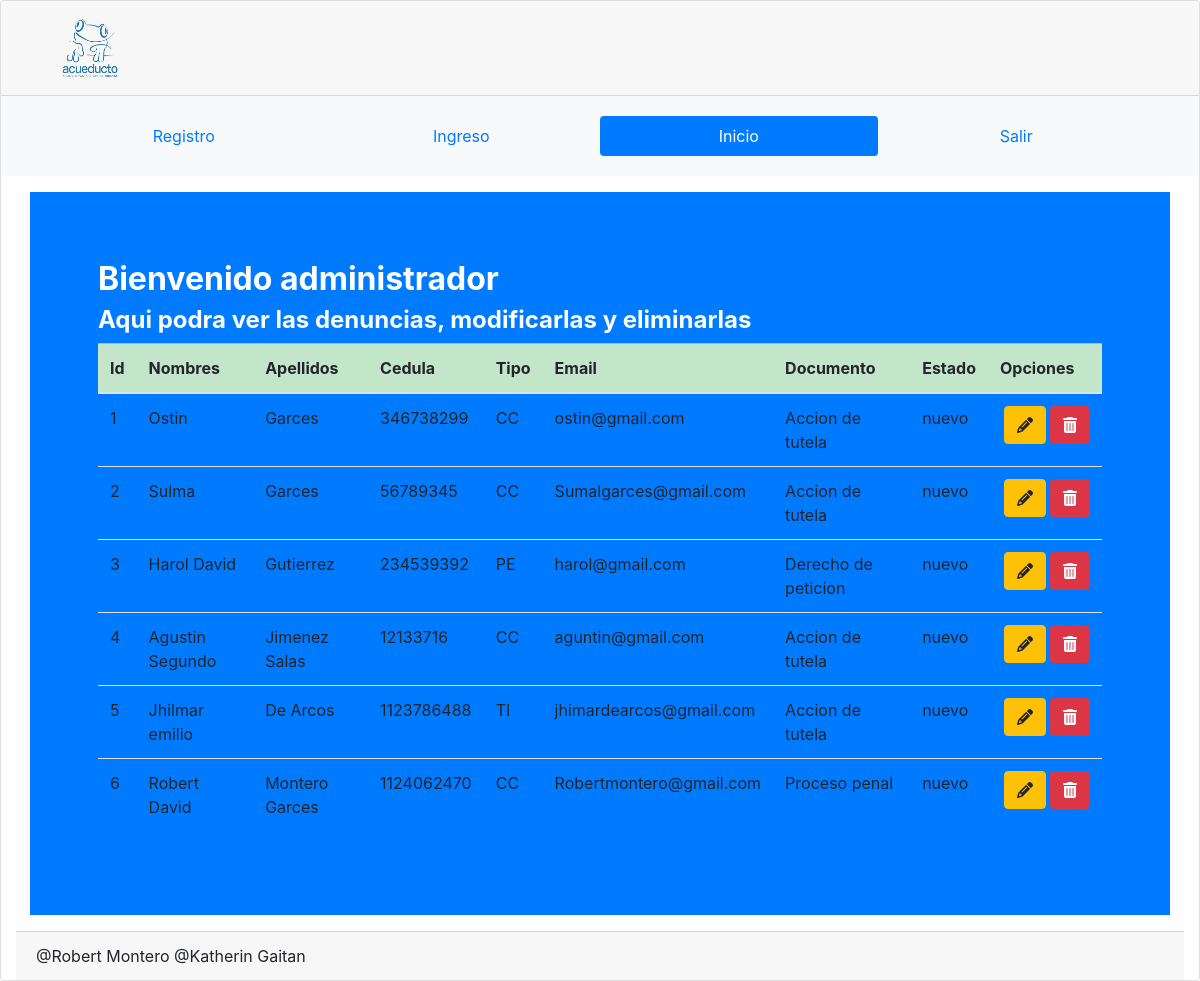
The page /administrador/index.php?pagina=inicio (signed in) on the database its author committed.
### tables this page shows
CREATE TABLE `denuncias` (
  `id` int(11) NOT NULL,
  `nombres` text NOT NULL,
  `apellidos` text NOT NULL,
  `num_ident` int(20) NOT NULL,
  `tipo_ident` text NOT NULL,
  `ciudad` text NOT NULL,
  `direccion` text NOT NULL,
  `email` text NOT NULL,
  `celular` bigint(12) NOT NULL,
  `descripcion` text NOT NULL,
  `documento` text NOT NULL,
  `estado` text NOT NULL,
  `fecha` timestamp NOT NULL DEFAULT current_timestamp() ON UPDATE current_timestamp()
);

### administrador/controladmin/Vista.php (called while the page is built)
<?php
class Vista{
  public function index(){
    include "servicios/plantilla.php";
  }
}
?>

### administrador/index.php (called while the page is built)
<?php
require_once "controladmin/Controlador.php";
require_once "controladmin/Vista.php";
require_once "repositorios/Modelo.php";
$plantilla = new Vista();
$plantilla -> index();

### administrador/controladmin/Controlador.php (called while the page is built, shortened)
<?php
require_once("repositorios/Modelo.php");
class Controlador{
	static public function seleccionar($punto, $solo){
		$tabla = "denuncias";
		$respuesta = Modelo::seleccionarRegistros($tabla, $punto, $solo);
		return $respuesta;
	}
}

### administrador/repositorios/Conexion.php (called while the page is built)
<?php
class Conexion{
	static public function conectar(){
		$enlace = new PDO("mysql:host=localhost;dbname=acueducto",
			            "root",
			            "");
		$enlace->exec("set names utf8");
		return $enlace;
	}
}

### administrador/repositorios/Modelo.php (called while the page is built, shortened)
<?php
require_once "Conexion.php";
class Modelo{
	static public function seleccionarRegistros($tabla, $punto, $solo){
		if($punto == null && $solo == null){
			$stmt = Conexion::conectar()->prepare("SELECT *,DATE_FORMAT(fecha, '%d/%m/%Y') AS fecha FROM $tabla ORDER BY id DESC");
			$stmt->execute();
			return $stmt -> fetchAll();
		}else{
			$stmt = Conexion::conectar()->prepare("SELECT *,DATE_FORMAT(fecha, '%d/%m/%Y') AS fecha FROM $tabla WHERE $punto = :$punto ORDER BY id DESC");
			$stmt->bindParam(":".$punto, $solo, PDO::PARAM_STR);
			$stmt->execute();
			return $stmt -> fetch();
		}
	}
}

### administrador/servicios/paginas/inicio.php (the view, shortened to what this page needs)
<?php
$denuncia = Controlador::seleccionar(null, null);
?>
<div class="card-tittle">
	<h2><strong>Bienvenido administrador</strong></h2>
</div>
<div class="card-tittle">
	<h4><strong>Aqui podra ver las denuncias, modificarlas y eliminarlas</strong></h4>
</div>
<table class="table table-blue table-hover">
	<thead class="table-success">
		<tr>
			<th>Id</th>
			<th>Nombres</th>
			<th>Apellidos</th>
			<th>Cedula</th>
			<th>Tipo</th>
			<th>Email</th>
			<th>Documento</th>
			<th>Estado</th>
			<th>Opciones</th>
		</tr>
	</thead>
	<tbody>
	<?php foreach ($denuncia as $key => $value): ?>
		<tr>
			<td><?php echo ($key+1); ?></td>
			<td><?php echo $value["nombres"]; ?></td>
			<td><?php echo $value["apellidos"]; ?></td>
			<td><?php echo $value["num_ident"]; ?></td>
			<td><?php echo $value["tipo_ident"]; ?></td>
			<td><?php echo $value["email"]; ?></td>
			<td><?php echo $value["documento"]; ?></td>
			<td><?php echo $value["estado"]; ?></td>
			<td>
			<div class="btn-group">
				<div class="px-1">
				<a href="index.php?pagina=editar&id=<?php echo $value["id"]; ?>" class="btn btn-warning"><i class="fas fa-pencil-alt"></i></a>
				</div>
				<form method="post">
					<button type="submit" class="btn btn-danger"><i class="fas fa-trash-alt"></i></button>
				</form>
			</div>
			</td>
		</tr>
	<?php endforeach ?>
	</tbody>
</table>

### administrador/servicios/plantilla.php (shortened to what this page needs)
<!DOCTYPE html>
<html lang="en" dir="ltr">
  <head>
    <link rel="stylesheet" href="https://cdn.jsdelivr.net/npm/bootstrap@4.6.1/dist/css/bootstrap.min.css">
  </head>
  <body>
    <div class="card">
      <div class="card-header">
        <div class="container">
          <section id="logo">
             <a href="https://acueductobogota.000webhostapp.com/aplicacionweb"><img class="circular" src="servicios/img/logo.png" width="90px"	height="70px" float="left"></a>
          </section>
      	</div>
      </div>
  <div class="container-fluid  bg-light">
    <div class="container py-3">
			<ul class="nav nav-justified py-1 nav-pills">
			<?php if (isset($_GET["pagina"])): ?>
				<?php if ($_GET["pagina"] == "registro"): ?>
					<li class="nav-item">
						<a class="nav-link active" href="index.php?pagina=registro">Registro</a>
					</li>
				<?php else: ?>
					<li class="nav-item">
						<a class="nav-link" href="index.php?pagina=registro">Registro</a>
					</li>
				<?php endif ?>
				<?php if ($_GET["pagina"] == "ingreso"): ?>
					<li class="nav-item">
						<a class="nav-link active" href="index.php?pagina=ingreso">Ingreso</a>
					</li>
				<?php else: ?>
					<li class="nav-item">
						<a class="nav-link" href="index.php?pagina=ingreso">Ingreso</a>
					</li>
				<?php endif ?>
				<?php if ($_GET["pagina"] == "inicio"): ?>
					<li class="nav-item">
						<a class="nav-link active" href="index.php?pagina=inicio">Inicio</a>
					</li>
				<?php else: ?>
					<li class="nav-item">
						<a class="nav-link" href="index.php?pagina=inicio">Inicio</a>
					</li>
				<?php endif ?>
				<?php if ($_GET["pagina"] == "salir"): ?>
					<li class="nav-item">
						<a class="nav-link active" href="index.php?pagina=salir">Salir</a>
					</li>
				<?php else: ?>
					<li class="nav-item">
						<a class="nav-link" href="index.php?pagina=salir">Salir</a>
					</li>
				<?php endif ?>
			<?php endif ?>
			</ul>
		</div>
	</div>
  <div class="container-fluid">
    <div class="container  p-5 my-3 bg-primary text-white">
      <div class="card-body">
			<?php
				if(isset($_GET["pagina"])){
					if($_GET["pagina"] == "registro" ||
					   $_GET["pagina"] == "ingreso" ||
					   $_GET["pagina"] == "inicio" ||
					   $_GET["pagina"] == "editar" ||
					   $_GET["pagina"] == "salir"){
						include "paginas/".$_GET["pagina"].".php";
					}else{
						include "paginas/error404.php";
					}
				}else{
					include "paginas/registro.php";
				}
			 ?>
    </div>
	</div>
  <div class="card-footer">@Robert Montero @Katherin Gaitan</div>
 </div>
</body>
</html>

### rows shown on the page
denuncias: nombres "Ostin", apellidos "Garces", num_ident "346738299", tipo_ident "CC", email "ostin@gmail.com", documento "Accion de tutela", estado "nuevo"
denuncias: nombres "Sulma", apellidos "Garces", num_ident "56789345", tipo_ident "CC", email "Sumalgarces@gmail.com", documento "Accion de tutela", estado "nuevo"
denuncias: nombres "Harol David", apellidos "Gutierrez", num_ident "234539392", tipo_ident "PE", email "harol@gmail.com", documento "Derecho de peticion", estado "nuevo"
denuncias: nombres "Agustin Segundo", apellidos "Jimenez Salas", num_ident "12133716", tipo_ident "CC", email "aguntin@gmail.com", documento "Accion de tutela", estado "nuevo"
denuncias: nombres "Jhilmar emilio", apellidos "De Arcos", num_ident "1123786488", tipo_ident "TI", email "jhimardearcos@gmail.com", documento "Accion de tutela", estado "nuevo"
denuncias: nombres "Robert David", apellidos "Montero Garces", num_ident "1124062470", tipo_ident "CC", email "Robertmontero@gmail.com", documento "Proceso penal", estado "nuevo"
